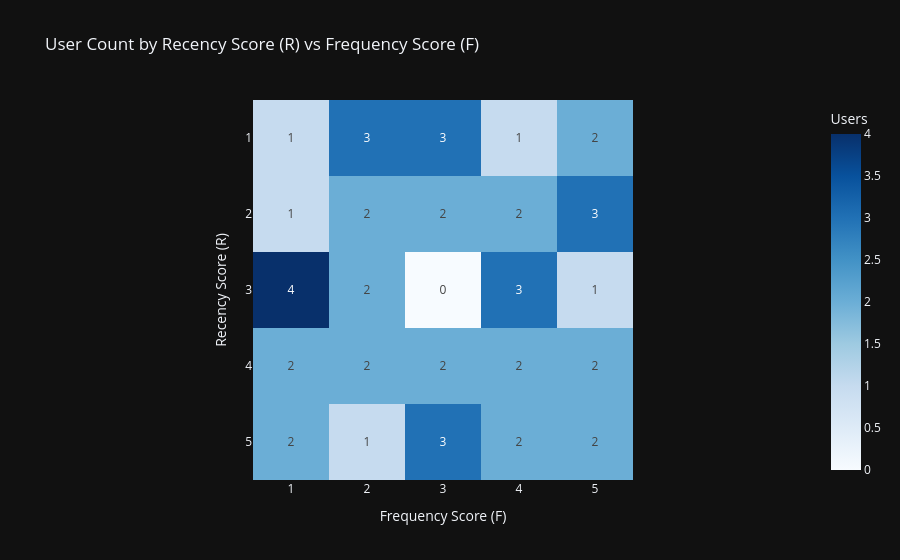

Notebook code cell kept with this figure:
### Markdown cell above
## 2. RFM Score Calculation

Each user receives a score of **1–5** on each dimension using quintile-based scoring.
`rank(method='first')` is applied before `pd.qcut` to break ties deterministically.

Recency scoring is **inverted** — a user who bought yesterday scores 5, one who
bought months ago scores 1.

### Code cell
raw_rfm = qry('''
    SELECT
        user_id,
        COUNT(*)                                  AS frequency,
        ROUND(SUM(COALESCE(product_price, 0)), 2) AS monetary,
        ROUND(
            EXTRACT(EPOCH FROM (NOW() - MAX(timestamp))) / 86400.0,
            1
        )                                         AS recency_days
    FROM ecommerce.clickstream_events
    WHERE event_type = 'purchase'
    GROUP BY user_id
    HAVING COUNT(*) > 0
''')

print(f"Users with at least one purchase: {len(raw_rfm):,}")
display(raw_rfm.describe().round(2))

# ── Score 1–5 using quintiles (rank to break ties) ───────────────────────────
N_BINS = min(5, len(raw_rfm))  # guard for very small datasets

def score_col(series, ascending=True, n=N_BINS):
    # Rank the series then cut into n equal bins labeled 1..n (or n..1).
    ranked = series.rank(method='first')
    labels = list(range(1, n + 1)) if ascending else list(range(n, 0, -1))
    return pd.qcut(ranked, q=n, labels=labels).astype(int)

rfm = raw_rfm.copy()
rfm['R'] = score_col(rfm['recency_days'], ascending=False)   # lower days = higher score
rfm['F'] = score_col(rfm['frequency'],    ascending=True)
rfm['M'] = score_col(rfm['monetary'],     ascending=True)
rfm['RFM_sum'] = rfm['R'] + rfm['F'] + rfm['M']

print("\nRFM score distribution:")
display(rfm[['R', 'F', 'M', 'RFM_sum']].describe().round(2))

# Score distribution heatmap (F vs R)
fr_heat = rfm.groupby(['R', 'F']).size().reset_index(name='users')
fr_pivot = fr_heat.pivot(index='R', columns='F', values='users').fillna(0)
fig = px.imshow(
    fr_pivot,
    title='User Count by Recency Score (R) vs Frequency Score (F)',
    labels={'x': 'Frequency Score (F)', 'y': 'Recency Score (R)', 'color': 'Users'},
    color_continuous_scale='Blues',
    template=DARK,
    text_auto=True,
)
fig.update_layout(yaxis=dict(autorange='reversed'))
fig.show()

### Figure 1 — Plotly figure (JSON) as saved in the notebook; plotly's stock layout.template omitted (floating-point values rounded to 4 significant figures)
{"data": [{"coloraxis": "coloraxis", "hovertemplate": "Frequency Score (F): %{x}<br>Recency Score (R): %{y}<br>Users: %{z}<extra></extra>", "name": "0", "texttemplate": "%{z}", "type": "heatmap", "x": [1, 2, 3, 4, 5], "xaxis": "x", "y": [1, 2, 3, 4, 5], "yaxis": "y", "z": [[1.0, 3.0, 3.0, 1.0, 2.0], [1.0, 2.0, 2.0, 2.0, 3.0], [4.0, 2.0, 0.0, 3.0, 1.0], [2.0, 2.0, 2.0, 2.0, 2.0], [2.0, 1.0, 3.0, 2.0, 2.0]]}], "layout": {"coloraxis": {"colorbar": {"title": {"text": "Users"}}, "colorscale": [[0, "rgb(247,251,255)"], [0.125, "rgb(222,235,247)"], [0.25, "rgb(198,219,239)"], [0.375, "rgb(158,202,225)"], [0.5, "rgb(107,174,214)"], [0.625, "rgb(66,146,198)"], [0.75, "rgb(33,113,181)"], [0.875, "rgb(8,81,156)"], [1, "rgb(8,48,107)"]]}, "title": {"text": "User Count by Recency Score (R) vs Frequency Score (F)"}, "xaxis": {"anchor": "y", "constrain": "domain", "domain": [0, 1], "scaleanchor": "y", "title": {"text": "Frequency Score (F)"}}, "yaxis": {"anchor": "x", "autorange": "reversed", "constrain": "domain", "domain": [0, 1], "title": {"text": "Recency Score (R)"}}}}
